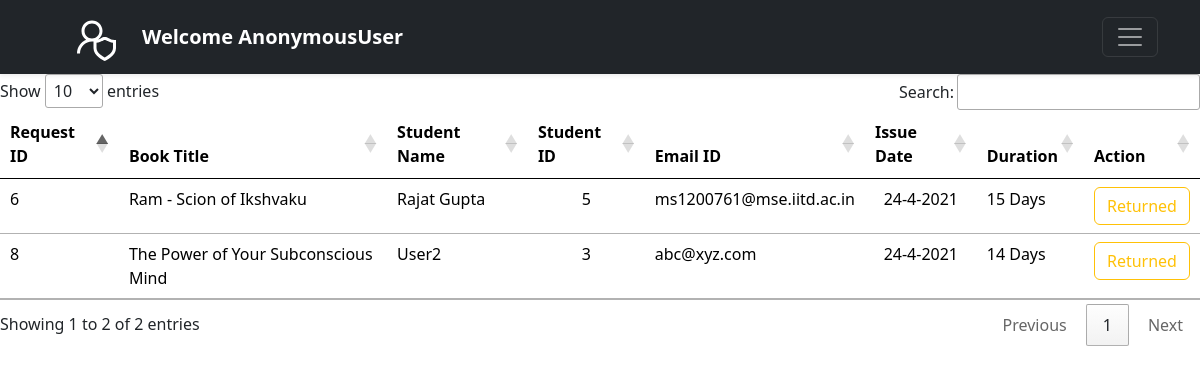
The app's page /viewapprovedrequests/ with its own data.
### librarymanager/models.py (models this page shows)
class Approval(models.Model):
    request_id = models.AutoField(primary_key=True)
    book_name = models.CharField(max_length=50)
    student_name = models.CharField(max_length=50)
    student_id = models.CharField(max_length=50, default="")
    email = models.EmailField(max_length=254)
    duration = models.PositiveIntegerField()
    phone = models.CharField(max_length=12)
    approvaldate= models.DateField(auto_now_add=True)
    def __str__(self):
        return self.student_name

### librarymanager/views.py (the view)
# urls.py: path('viewapprovedrequests/', views.viewapproved, name='viewapproved'),
def viewapproved(request):
    approverequests=Approval.objects.all()
    temp=[]
    for ibook in approverequests:
        idate=str(ibook.approvaldate.day)+'-'+str(ibook.approvaldate.month)+'-'+str(ibook.approvaldate.year)
        books=list(Book.objects.filter(book_name=ibook.book_name))
        students=list(Approval.objects.filter(student_name=ibook.student_name))
        j=0
        for bk in books:
            t=(ibook.request_id,ibook.book_name,students[j],ibook.student_id,ibook.email,idate, ibook.duration)
            j=j+1
            temp.append(t)
    return render(request,'librarymanager/viewapprovedrequests.html',{'temp':temp})

### librarymanager/templatetags/lib_tags.py (called while the page is built)
@register.filter(name = "has_group")
def has_group(user, group_name):
	group = Group.objects.get(name = group_name)
	return True if group in user.groups.all() else False

### librarymanager/templates/librarymanager/viewapprovedrequests.html (shortened to what this page needs)
{% extends 'librarymanager/basic.html' %}
{% block head %}
<link href="http://maxcdn.bootstrapcdn.com/bootstrap/5.0.0/css/bootstrap.min.css" rel="stylesheet"/>
<link rel="stylesheet"
href="http://cdn.datatables.net/1.10.2/css/jquery.dataTables.min.css"/>
{% endblock %}
{% block body %}
{% load lib_tags %}
<table id="dtBasicExample" class="table table-hover">
    <thead>
        <tr>
          <th scope="col">Request ID</th>
          <th scope="col">Book Title</th>
          <th scope="col">Student Name</th>
          <th scope="col">Student ID</th>
          <th scope="col">Email ID</th>
          <th scope="col">Issue Date</th>
          <th scope="col">Duration</th>
          <th scope="col" align="center">Action</th>
        </tr>
    </thead>
    <tbody>
          {% for t in temp %}
            <tr>
              <td>{{t.0}}</td>
              <td>{{t.1}}</td>
              <td>{{t.2}}</td>
              <td align="center">{{t.3}}</td>
              <td>{{t.4}}</td>
              <td align="center">{{t.5}}</td>
              <td>{{t.6}} Days</td>
              <td>
                <form action= "{% url 'returned' t.0 %} " method = "POST" class="d-inline">
                  <input type="submit" class="btn btn-outline-warning" value="Returned">
              </form>
              </td>
            </tr>
            {%endfor%}
    </tbody>
</table>
{% endblock %}

### records on screen
Approval: request_id "6", book_name "Ram - Scion of Ikshvaku", student_name "Rajat Gupta", student "5", email "ms1200761@mse.iitd.ac.in", t "24-4-2021", duration "15"
Approval: request_id "8", book_name "The Power of Your Subconscious Mind", student_name "User2", student "3", email "abc@xyz.com", t "24-4-2021", duration "14"

### other values on screen
{{ request.user }} "AnonymousUser"
